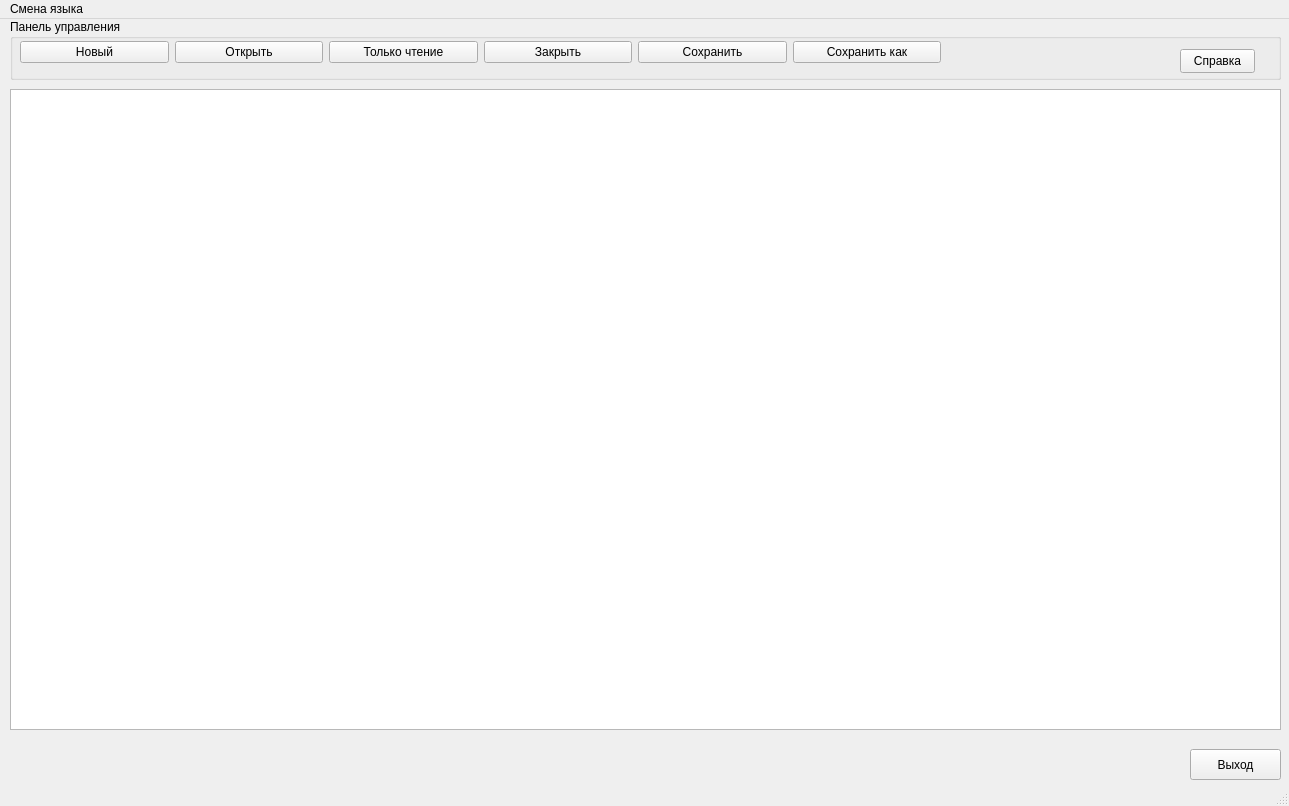
<?xml version="1.0" encoding="UTF-8"?>
<ui version="4.0">
 <class>MainWindow</class>
 <widget class="QMainWindow" name="MainWindow">
  <property name="geometry">
   <rect>
    <x>0</x>
    <y>0</y>
    <width>1289</width>
    <height>806</height>
   </rect>
  </property>
  <property name="windowTitle">
   <string>Редактор</string>
  </property>
  <widget class="QWidget" name="centralwidget">
   <widget class="QTextEdit" name="textEdit">
    <property name="geometry">
     <rect>
      <x>10</x>
      <y>70</y>
      <width>1271</width>
      <height>641</height>
     </rect>
    </property>
   </widget>
   <widget class="QGroupBox" name="groupBox">
    <property name="geometry">
     <rect>
      <x>10</x>
      <y>0</y>
      <width>1271</width>
      <height>61</height>
     </rect>
    </property>
    <property name="title">
     <string>Панель управления</string>
    </property>
    <widget class="QWidget" name="horizontalLayoutWidget">
     <property name="geometry">
      <rect>
       <x>10</x>
       <y>20</y>
       <width>921</width>
       <height>26</height>
      </rect>
     </property>
     <layout class="QHBoxLayout" name="horizontalLayout">
      <item>
       <widget class="QPushButton" name="new_pushButton">
        <property name="text">
         <string>Новый</string>
        </property>
       </widget>
      </item>
      <item>
       <widget class="QPushButton" name="open_pushButton">
        <property name="text">
         <string>Открыть</string>
        </property>
       </widget>
      </item>
      <item>
       <widget class="QPushButton" name="readOnly_pushButton_2">
        <property name="text">
         <string>Только чтение</string>
        </property>
       </widget>
      </item>
      <item>
       <widget class="QPushButton" name="close_pushButton">
        <property name="text">
         <string>Закрыть</string>
        </property>
       </widget>
      </item>
      <item>
       <widget class="QPushButton" name="save_pushButton">
        <property name="text">
         <string>Сохранить</string>
        </property>
       </widget>
      </item>
      <item>
       <widget class="QPushButton" name="saveas_pushButton">
        <property name="text">
         <string>Сохранить как</string>
        </property>
       </widget>
      </item>
     </layout>
    </widget>
    <widget class="QPushButton" name="help_pushButton">
     <property name="geometry">
      <rect>
       <x>1170</x>
       <y>30</y>
       <width>75</width>
       <height>24</height>
      </rect>
     </property>
     <property name="text">
      <string>Справка</string>
     </property>
    </widget>
   </widget>
   <widget class="QPushButton" name="pushButton">
    <property name="geometry">
     <rect>
      <x>1190</x>
      <y>730</y>
      <width>91</width>
      <height>31</height>
     </rect>
    </property>
    <property name="text">
     <string>Выход</string>
    </property>
   </widget>
  </widget>
  <widget class="QMenuBar" name="menubar">
   <property name="geometry">
    <rect>
     <x>0</x>
     <y>0</y>
     <width>1289</width>
     <height>22</height>
    </rect>
   </property>
   <widget class="QMenu" name="menu">
    <property name="title">
     <string>Смена языка</string>
    </property>
    <addaction name="actionEnglish"/>
    <addaction name="separator"/>
    <addaction name="separator"/>
    <addaction name="actionRussian"/>
    <addaction name="separator"/>
   </widget>
   <addaction name="menu"/>
  </widget>
  <widget class="QStatusBar" name="statusbar"/>
  <action name="actionEnglish">
   <property name="text">
    <string>Английский</string>
   </property>
  </action>
  <action name="actionRussian">
   <property name="text">
    <string>Русский</string>
   </property>
  </action>
 </widget>
 <resources/>
 <connections/>
</ui>
